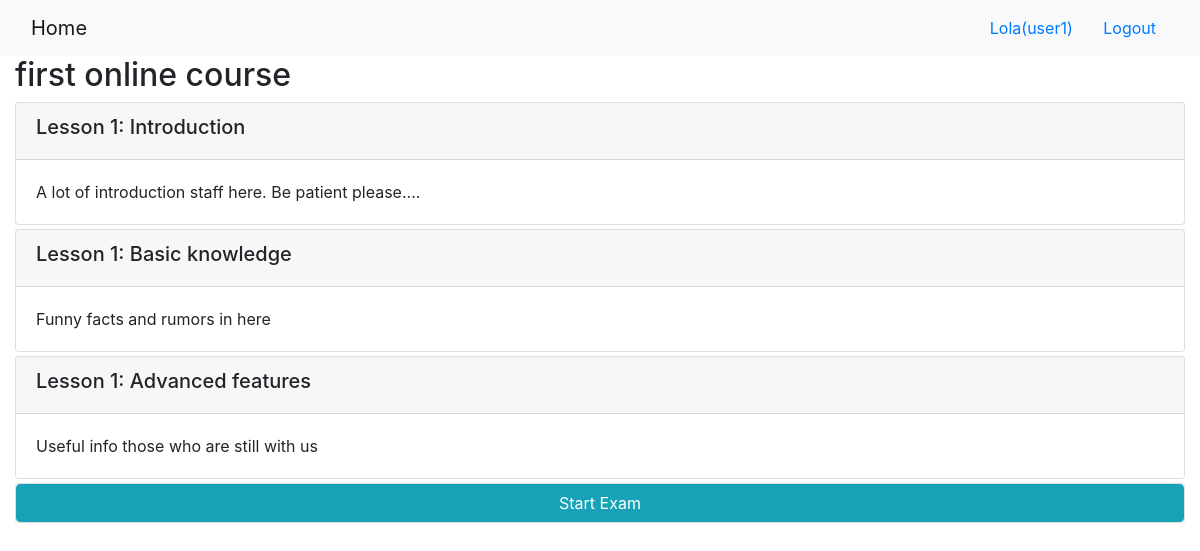
The page /1/ (signed in) on the database its author committed.
### onlinecourse/models.py (models this page shows, shortened)
class Course(models.Model):
    name = models.CharField(null=False, max_length=30, default='online course')
    image = models.ImageField(upload_to='course_images/')
    description = models.CharField(max_length=1000)
    pub_date = models.DateField(null=True)
    instructors = models.ManyToManyField(Instructor)
    users = models.ManyToManyField(
        settings.AUTH_USER_MODEL, through='Enrollment')
    total_enrollment = models.IntegerField(default=0)
    is_enrolled = False

class Lesson(models.Model):
    title = models.CharField(max_length=200, default="title")
    order = models.IntegerField(default=0)
    course = models.ForeignKey(Course, on_delete=models.CASCADE)
    content = models.TextField()

### onlinecourse/views.py (the view)
# urls.py: path('<int:pk>/', login_required(views.CourseDetailView.as_view()), name='course_details'),
class CourseDetailView(generic.DetailView):
    model = Course
    template_name = 'onlinecourse/course_detail_bootstrap.html'

### onlinecourse/templates/onlinecourse/course_detail_bootstrap.html (shortened to what this page needs)
<!DOCTYPE html>
<html lang="en">
<head>
     {% load static %}
    <link rel="stylesheet" href="https://maxcdn.bootstrapcdn.com/bootstrap/4.5.2/css/bootstrap.min.css">
</head>
<body>
    <nav class="navbar navbar-light bg-light">
        <div class="container-fluid">
            <div class="navbar-header">
                  <a class="navbar-brand" href="{% url 'onlinecourse:index' %}">Home</a>
            </div>
            <ul class="nav navbar-nav navbar-right">
                {% if user.is_authenticated %}
                <li>
                    <a class="btn btn-link" href="#">{{ user.first_name }}({{ user.username }})</a>
                    <a class="btn btn-link" href="{% url 'onlinecourse:logout' %}">Logout</a>
                </li>
                {% endif %}
            </ul>
        </div>
    </nav>
    {% if user.is_authenticated %}
    <div class="container-fluid">
            <h2>{{ course.name }}</h2>
            <div class="card-columns-vertical">
                {% for lesson in course.lesson_set.all %}
                    <div class="card mt-1">
                        <div class="card-header"><h5>Lesson {{lesson.order|add:1}}: {{lesson.title}}</h5></div>
                        <div class="card-body">{{lesson.content}}</div>
                    </div>
                {% endfor %}
                <div class="card mt-1">
                    <button class="btn btn-info" type="button" data-toggle="collapse" data-target="#exam" aria-expanded="false" aria-controls="collapseExample">Start Exam</button>
                </div>
            </div>
    </div>
    {% else %}
    Please log in
    {% endif %}
</body>
</html>

### rows shown on the page
Course: name "first online course"
Lesson: order|add "1", title "Introduction", content "A lot of introduction staff here. Be patient please...."
Lesson: order|add "1", title "Basic knowledge", content "Funny facts and rumors in here"
Lesson: order|add "1", title "Advanced features", content "Useful info those who are still with us"

### other values the page prints
{{ user.first_name }} "Lola"
{{ user.username }} "user1"
